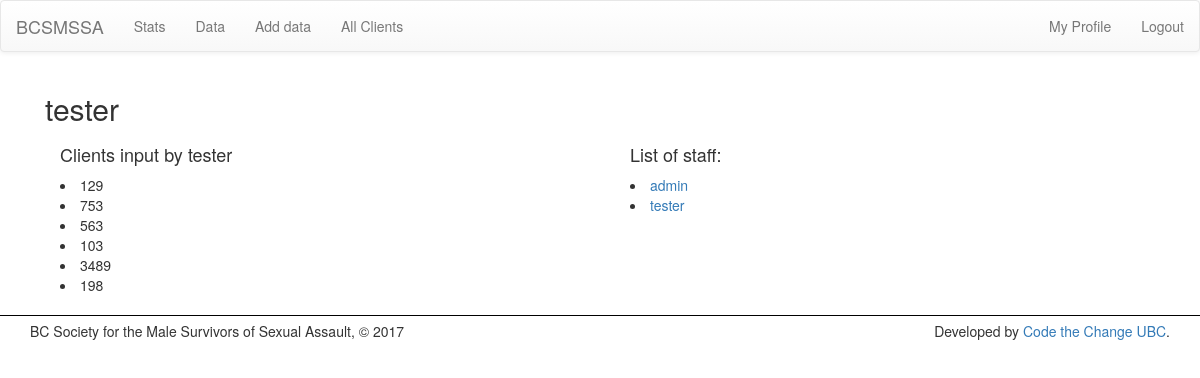
The app's page /profile/2 (signed in) with its own data.
### stats/models.py (models this page shows, shortened)
class Client( models.Model ):
    user = models.ForeignKey(User, null=True, default=None, on_delete=models.SET_DEFAULT, verbose_name="Input by User")
    client_number       = models.IntegerField(verbose_name="Client Number", unique=True)
    date_of_birth       = models.DateField('Date of Birth (yyyy-mm-dd)')
    age                 = models.IntegerField(null=True, blank=True, default=None, verbose_name="Age at time of visit")
    number_of_abuses    = models.IntegerField(null=True, blank=True, default=None, verbose_name="Number of Abuses")

### stats/views.py (the view)
# urls.py: url(r'^profile/(?P<pk>[0\w-]+)$', views.UserProfile.as_view(), name='user_show'),
class UserProfile(LoginRequiredMixin, DetailView):
    model = User
    template_name = 'stats/profile.html'
    def get_context_data(self, **kwargs):
        context = super(DetailView, self).get_context_data(**kwargs)
        context['user'] = self.request.user
        context['users'] = User.objects.all()
        if self.request.user.is_superuser:
            keys = InviteKey.objects.all()
            context['keys'] = keys
        return context

### stats/templates/stats/profile.html (shortened to what this page needs)
{% extends 'stats/base.html' %}
{% load static %}
{% block body %}
<div class='container profile-page'>
    {% if object == user %}
        <h2>Welcome, {{ object.username }}.</h2>
    {% else %}
        <h2>{{ object.username }}</h2>
    {% endif %}
    <div class='col-sm-6'>
        {% if object == user %}
            <h4>Clients input by you.</h4>
        {% else %}
            <h4>Clients input by {{ object.username }}</h4>
        {% endif %}
        {% for client in object.client_set.all %}
            <li>{{ client.client_number }}</li>
        {% endfor %}
    </div>
    <div class='col-sm-6'>
        <h4>List of staff:</h4>
        {% for u in users %}
            <li><a href="{% url 'user_show' u.id %}">{{ u.username }}</a></li>
        {% endfor %}
    </div>
</div>
{% endblock %}

### records on screen
Client: client_number "129"
Client: client_number "753"
Client: client_number "563"
Client: client_number "103"
Client: client_number "3489"
Client: client_number "198"

### other values on screen
{{ object.username }} "tester"
{{ u.username }} "admin"
{{ u.username }} "tester"
